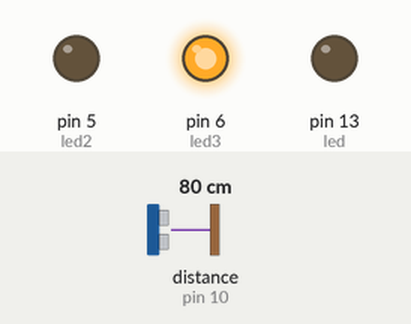
A sketch run on a simulated Arduino Uno, built with avr-gcc and run on an emulated ATmega328P. Shown: output pins drawn as LEDs (lit = HIGH). Inputs (shaded band) come from the test bench; at power-on: distance to the obstacle (sensor on pin 10) 80 cm. The echo pulse lasts 58.3 µs per cm; what the sketch prints to the serial monitor is not drawn.

Above: at 1.2 s.
1.3 s: distance to the obstacle (sensor on pin 10) set to 2 cm
At 2.1 s:
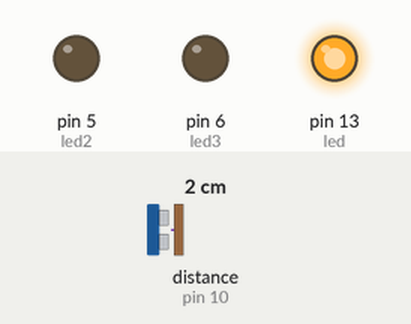
2.8 s: distance to the obstacle (sensor on pin 10) set to 18 cm
At 3.7 s:
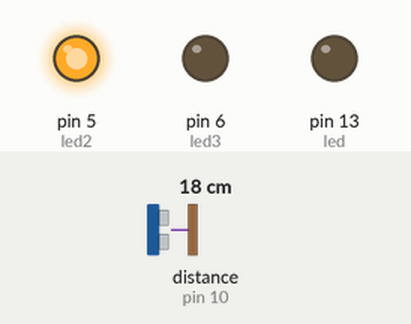
4.3 s: distance to the obstacle (sensor on pin 10) set to 120 cm
At 4.7 s:
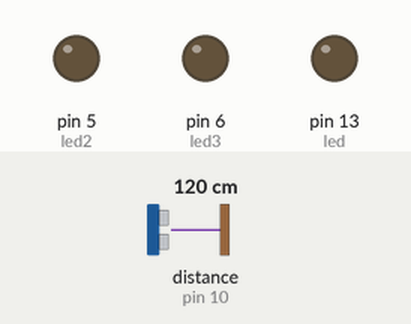
5.8 s: distance to the obstacle (sensor on pin 10) set to 101 cm
7.3 s: distance to the obstacle (sensor on pin 10) set to 92 cm
At 8.1 s:
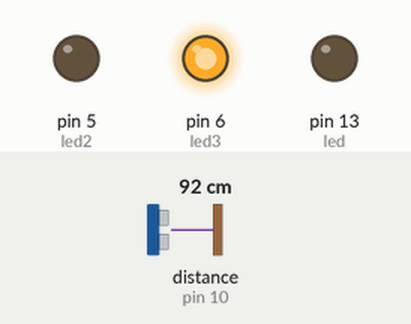
8.8 s: distance to the obstacle (sensor on pin 10) set to 4 cm
At 10.0 s:
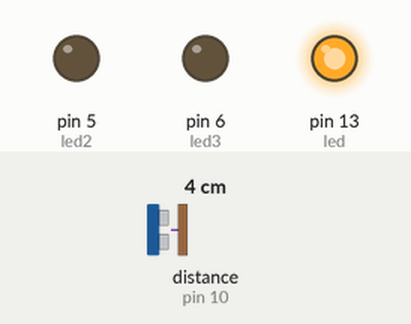
Timing chart, 0 to 11.3 s (numbered marks = the images above; inputs shaded):
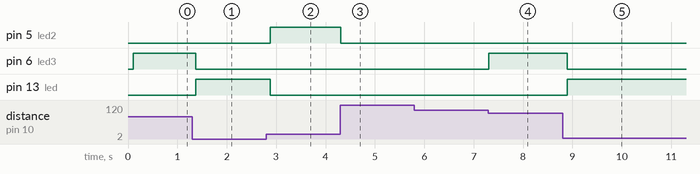

The sketch:

US020_example_threshold.ino
```cpp
/* YourDuino SKETCH UltraSonic Serial 2.0
 Runs HC-04 and SRF-06 and other Ultrasonic Modules
 Open Serial Monitor to see results
 Reference: http://playground.arduino.cc/Code/NewPing
 Questions?  terry@yourduino.com */

/*-----( Import needed libraries )-----*/
#include <NewPing.h>
/*-----( Declare Constants and Pin Numbers )-----*/
#define  TRIGGER_PIN  11
#define  ECHO_PIN     10
#define MAX_DISTANCE 200 // Maximum distance we want to ping for (in centimeters).
                         //Maximum sensor distance is rated at 400-500cm.
/*-----( Declare objects )-----*/
NewPing sonar(TRIGGER_PIN, ECHO_PIN, MAX_DISTANCE); // NewPing setup of pins and maximum distance.
/*-----( Declare Variables )-----*/
int DistanceIn;
int DistanceCm;
int led = 13;
int led2 = 5;
int led3 = 6;
int threshold = 10;
int threshold2 = 40;
int threshold3 = 100;

void setup()   /****** SETUP: RUNS ONCE ******/
{
  Serial.begin(9600);
  Serial.println("UltraSonic Distance Measurement");
  Serial.println("YourDuino.com  terry@yourduino.com");
  pinMode(led,OUTPUT);
  pinMode(led2,OUTPUT);
  pinMode(led3,OUTPUT);
}//--(end setup )---


void loop()   /****** LOOP: RUNS CONSTANTLY ******/
{
  //delay(100);// Wait 100ms between pings (about 10 pings/sec). 29ms should be the shortest delay between pings.
  //DistanceIn = sonar.ping_in();
  //Serial.print("Ping: ");
  //Serial.print(DistanceIn); // Convert ping time to distance and print result
                            // (0 = outside set distance range, no ping echo)
  //Serial.print(" in     ");

  delay(100);// Wait 100ms between pings (about 10 pings/sec). 29ms should be the shortest delay between pings.
  DistanceCm = sonar.ping_cm();
  //Serial.print("Ping: ");
  //Serial.print(DistanceCm);
  //Serial.println(" cm");
   if (DistanceCm < threshold && DistanceCm > 0) {
    digitalWrite(led, HIGH);
  }
  else {
    digitalWrite(led,LOW);
  }

   if (DistanceCm < threshold2 && DistanceCm > threshold) {
    digitalWrite(led2, HIGH);
  }
  else {
    digitalWrite(led2,LOW);
  }

     if (DistanceCm < threshold3 && DistanceCm > threshold2) {
    digitalWrite(led3, HIGH);
  }
  else {
    digitalWrite(led3,LOW);
  }

}//--(end main loop )---

/*-----( Declare User-written Functions )-----*/

// None
//*********( THE END )***********
```

Measured:
- the behaviour switches between 98 and 97 cm on distance to the obstacle (sensor on pin 10) (found by bisection; images 3 and 4)
- after the input at 1.3 s, pin 6 (led3): HIGH → LOW after 0.07 s; pin 13 (led): LOW → HIGH after 0.07 s
- after the input at 2.8 s, pin 5 (led2): LOW → HIGH after 0.08 s; pin 13 (led): HIGH → LOW after 0.08 s
- after the input at 4.3 s, pin 5 (led2): HIGH → LOW at once
- after the input at 5.8 s, every drawn part: stays the same
- after the input at 7.3 s, pin 6 (led3): LOW → HIGH at once
- after the input at 8.8 s, pin 6 (led3): HIGH → LOW after 0.10 s; pin 13 (led): LOW → HIGH after 0.10 s
